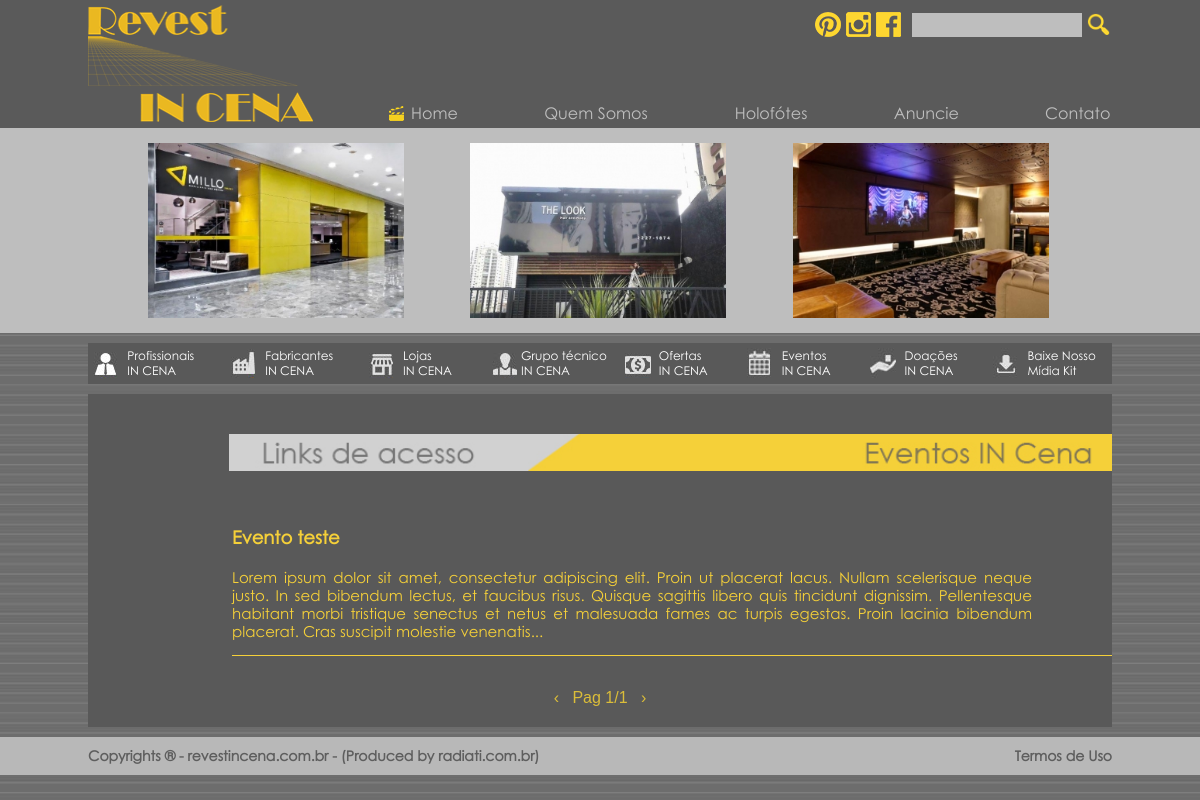
The page /eventos.php on the database its author committed.
### tables this page shows
CREATE TABLE IF NOT EXISTS `publicidade` (
  `id_p` int(11) NOT NULL AUTO_INCREMENT,
  `name_p` varchar(30) NOT NULL,
  `image_p` varchar(50) NOT NULL,
  `url_p` varchar(150) NOT NULL,
  PRIMARY KEY (`id_p`)
);

CREATE TABLE IF NOT EXISTS `clipping` (
  `id_c` int(11) NOT NULL AUTO_INCREMENT,
  `title_c` varchar(120) NOT NULL,
  `content_c` text NOT NULL,
  `url_c` varchar(150) NOT NULL,
  `type_c` int(11) NOT NULL,
  PRIMARY KEY (`id_c`)
);

### eventos.php (the view, shortened to what this page needs)
<?php include_once('cms/php/conn.php'); mysqli_set_charset($conn, "utf8");?>
<!DOCTYPE html>
<html lang="pt-br">
	<head>
		<?php include_once('includes/head.php');?>
	</head>
	<body>
		<?php include_once('includes/header.php');?>
		<?php include_once('includes/menu.php');?>
		<div class="Centro FundoConteudo">
			<img src="imagens/tit-eventos.jpg" alt="Eventos" class="Titulos TitulosGrandes right"/>
			<?php
				$SelectAllNews = mysqli_query($conn, "SELECT id_c FROM clipping WHERE type_c=2");
				$NoticiasPorPagina = 10;
				$Pages = ceil(mysqli_num_rows($SelectAllNews)/10);
				if(isset($_GET['pg']) && is_numeric($_GET['pg'])==true){
					$Limite = ($_GET['pg']-1)*$NoticiasPorPagina;
				}else{
					$Limite=0;
				}
				$SelectClipping = mysqli_query($conn, "SELECT * FROM clipping WHERE type_c=2 ORDER BY id_c DESC LIMIT $Limite, $NoticiasPorPagina");
				while($Clipping=mysqli_fetch_object($SelectClipping)):
			?>
			<a href="<?php echo $Clipping->url_c;?>" target="_blank" style="text-decoration: none">
			<div class="BlocoConteudo1 BlocoEventos right">
				<h2><?php echo $Clipping->title_c;?></h2>
				<br/>
				<p>
					<?php echo $Clipping->content_c;?>
				</p>
			</div>
			</a>
			<?php endwhile;?>
			<div class="esp"></div>
         <div class="PaginadorHome">
				<?php
					if(isset($_GET['pg']) && is_numeric($_GET['pg'])==true){
						if($_GET['pg']>2){
							echo '<a href="?pg='.($_GET['pg']-1).'">&lsaquo;</a>';
						}else{
							echo '<a href="?pg=1">&lsaquo;</a>';
						}
					}else{
						echo '<a href="?pg=1">&lsaquo;</a>';
					}
				?>
				<?php
					if(isset($_GET['pg']) && is_numeric($_GET['pg'])==true){
						if($_GET['pg']==$Pages){
							echo '<a href="?pg='.($Pages).'">';
						}else{
							echo '<a href="?pg='.($_GET['pg']+1).'">';
						}
					}else{
						echo '<a href="?pg=1">';
					}
				?>Pag
						<?php
							if(isset($_GET['pg']) && is_numeric($_GET['pg'])==true){
								echo $_GET['pg'].'/'.$Pages;
							}else{
								echo '1/'.$Pages;
							}
						?>
					</a>&nbsp;
				<?php
					if(isset($_GET['pg']) && is_numeric($_GET['pg'])==true){
						if($_GET['pg']==$Pages){
							echo '<a href="?pg='.($Pages).'">&rsaquo;</a>';
						}else{
							echo '<a href="?pg='.($_GET['pg']+1).'">&rsaquo;</a>';
						}
					}else{
						echo '<a href="?pg=2">&rsaquo;</a>';
					}
				?>
			</div>
		</div>
		<?php include_once('includes/footer.php');?>
	</body>
</html>

### includes/header.php (shortened to what this page needs)
		<header>
			<div class="FundoSuperior">
				<div class="Centro">
					<a href="index.php">
						<img src="imagens/logo.png" alt="logo" class="Logo"/>
					</a>
					<div class="RedesSociaisHeader">
						<div class="IconesEsquerda">
							<img src="imagens/icones/pinterest.png" alt="Pinterest" class="Icones"/>
							<img src="imagens/icones/instagram.png" alt="Instagram" class="Icones"/>
							<img src="imagens/icones/fb.png" alt="Facebook" class="Icones"/>
						</div>
						<div class="FormDireita">
							<form name="buscar" method="post" action="">
								<input type="text" name="busca"/>
								<button onclick="this.submit();">
									<img src="imagens/icones/lupa.png" alt="Lupa"/>
								</button>
							</form>
						</div>
					</div>
					<nav>
						<ul class="MenuSuperior">
<?php
        if($pagename=="home"){
?>
							<li style="background-position: 35px 3px;" class="claquete_ativa" id="hover_claquete">
								<a href="index.php" style="margin-right:48px;">
									Home
								</a>
							</li>
							<li style="background-position: 18px 3px; width: 150px;" id="hover_claquete">
								<a href="quem-somos.php" style="margin-right:8px;">
									Quem Somos
								</a>
							</li>
							<li style="background-position: 58px 3px;" id="hover_claquete">
								<a href="#">
									Holofótes
								</a>
								<ul class="Dropdown">
									<li onclick="location.href='personalidades.php'">
										<a href="personalidades.php">Personalidades IN CENA</a>
									</li>
									<li onclick="location.href='materias.php'">
										<a href="materias.php">Matérias e Artigos</a>
									</li>
									<li onclick="location.href='orgaos-do-setor.php'">
										<a href="orgaos-do-setor.php">Orgãos do Setor</a>
									</li>
									<li onclick="location.href='noticias.php'">
										<a href="noticias.php">Notícias</a>
									</li>
									<li onclick="location.href='projetos.php'">
										<a href="projetos.php">Projetos</a>
									</li>
                                    <li onclick="location.href='newsletter.php'">
										<a href="newsletter.php">Newsletter</a>
									</li>
								</ul>
							</li>
							<li style="background-position: 65px 3px;" id="hover_claquete">
								<a href="#">
									Anuncie
								</a>
							</li>
							<li style="background-position: 63px 3px;" id="hover_claquete">
								<a href="contato.php">
									Contato
								</a>
							</li>
<?php }else if(!isset($pagename)){ ?>
							<li style="background-position: 35px 3px;"  id="hover_claquete" class="claquete_ativa">
								<a href="index.php" style="margin-right:48px;">
									Home
								</a>
							</li>
							<li style="background-position: 18px 3px; width: 150px;" id="hover_claquete">
								<a href="quem-somos.php" style="margin-right:8px;">
									Quem Somos
								</a>
							</li>
							<li style="background-position: 58px 3px;" id="hover_claquete" >
								<a href="#">
									Holofótes
								</a>
							</li>
							<li style="background-position: 65px 3px;" id="hover_claquete">
								<a href="#">
									Anuncie
								</a>
							</li>
                            <li style="background-position: 63px 3px;" id="hover_claquete">
								<a href="contato.php">
									Contato
								</a>
							</li>
<?php } ?>
                        </ul>
					</nav>
					<div class="esp"></div>
				</div>
			</div>
			<div class="FundoInferior">
				<div class="Centro DestaqueTopo">
					<?php
						$SelectPublict = mysqli_query($conn, "SELECT * FROM publicidade LIMIT 0, 3");
						while($Publict=mysqli_fetch_object($SelectPublict)):
						if($Publict->image_p!=''):
					?>
						<a href="<?php echo $Publict->url_p?>" target="_blank">
							<img src="cms/imagens/publicidade/<?php echo $Publict->image_p?>" alt="destaque" class="ImagemDestaqueTopo"/>
						</a>
					<?php
						endif;
						endwhile;
					?>
					<div class="esp"></div>
				</div>
			</div>
		</header>

### css/style.css (style rules this page uses)
* { padding: 0; margin: 0; font-family: "Century Gothic"; outline: none; }
body { background: url(../imagens/fundo.jpg); }
header { width: 100%; height: auto; }
.FundoSuperior, .FundoInferior { width: 100%; height: auto; }
.FundoSuperior { padding: 5px 0; background: #5a5a5a; }
.FundoInferior { padding: 10px 0; background: #bebebe; }
.esp { width: 100%; height: 1px; clear: both; }
.DestaqueTopo a { text-decoration: none; }
.SubMenu, .FundoConteudo { background: #595959; }
.FundoConteudo { padding: 10px; margin-top: 10px !important; }
.right { float: right; }

### css/mobile.css (style rules this page uses)
.FundoSuperior .MenuSuperior .claquete_ativa { background-image: url("../imagens/icones/claquete.png"); background-repeat: no-repeat; }
.Centro { height: auto; margin: auto; position: relative; width: 1024px; }
.FundoConteudo { width: 1004px !important; }
.Logo { float: left; height: auto; width: 22%; }
nav { bottom: 0; height: auto; margin-top: 20px; position: absolute; right: 0; width: 74%; }
.MenuSuperior { list-style: outside none none; }
.MenuSuperior li { float: left; text-align: right; width: 20%; }
.MenuSuperior li a { color: #bebebe; text-decoration: none; }
.RedesSociaisHeader { position: absolute; right: 0; top: 0; width: auto; }
.IconesEsquerda { float: left; padding-right: 10px; padding-top: 2px; text-align: right; width: 200px; }
.FormDireita { float: right; padding-top: 8px; width: 200px; }
.RedesSociaisHeader .Icones { padding-top: 5px; }
.RedesSociaisHeader input[type="text"] { background: #bebebe none repeat scroll 0 0; border: 0 none; padding: 4px 5px; width: 160px; }
.RedesSociaisHeader button { background: transparent none repeat scroll 0 0; border: 0 none; cursor: pointer; height: 24px; margin-left: 5px; padding: 0; position: absolute; width: 23px; }
.RedesSociaisHeader button img { height: auto; width: 100%; }
.ImagemDestaqueTopo { height: auto; margin-right: 2px; margin-top: 5px; margin-left: 60px; width: 25%; }
.PaginadorHome { clear: both; padding: 10px 0; text-align: center; width: 100%; }
.PaginadorHome a { color: #dbbd39; font-family: Arial; font-size: 16px; text-decoration: none; }
.Titulos { margin-bottom: 40px; margin-right: -10px; margin-top: 30px; z-index: 10; }
.TitulosGrandes { width: 883px; }
.BlocoConteudo1 { height: auto; padding-bottom: 15px; padding-right: 80px; padding-top: 15px; text-align: justify; width: 800px; }
.BlocoQuemSomos, .BlocoEventos { border-bottom: 1px solid #f5d039; margin-bottom: 20px; margin-right: -10px; }
.BlocoQuemSomos h2, .BlocoEventos h2 { color: #f5d039; font-family: "Century Gothic"; font-size: 18px; font-weight: bold; }
.BlocoEventos p { color: #f5d039; font-size: 15px; }

### rows shown on the page
publicidade: image_p (picture)
publicidade: image_p (picture)
publicidade: image_p (picture)
clipping: title_c "Evento teste", content_c "Lorem ipsum dolor sit amet, consectetur adipiscing elit. Proin ut placerat lacus. Nullam scelerisque neque justo. In sed bibendum lectus, et faucibus risus. Quisque sagittis libero quis tincidunt dignissim. Pellentesque habitant morbi tristique senectus et netus et malesuada fames ac turpis egestas. Proin lacinia bibendum placerat. Cras suscipit molestie venenatis..."

### other values the page prints
$Pages "1"
